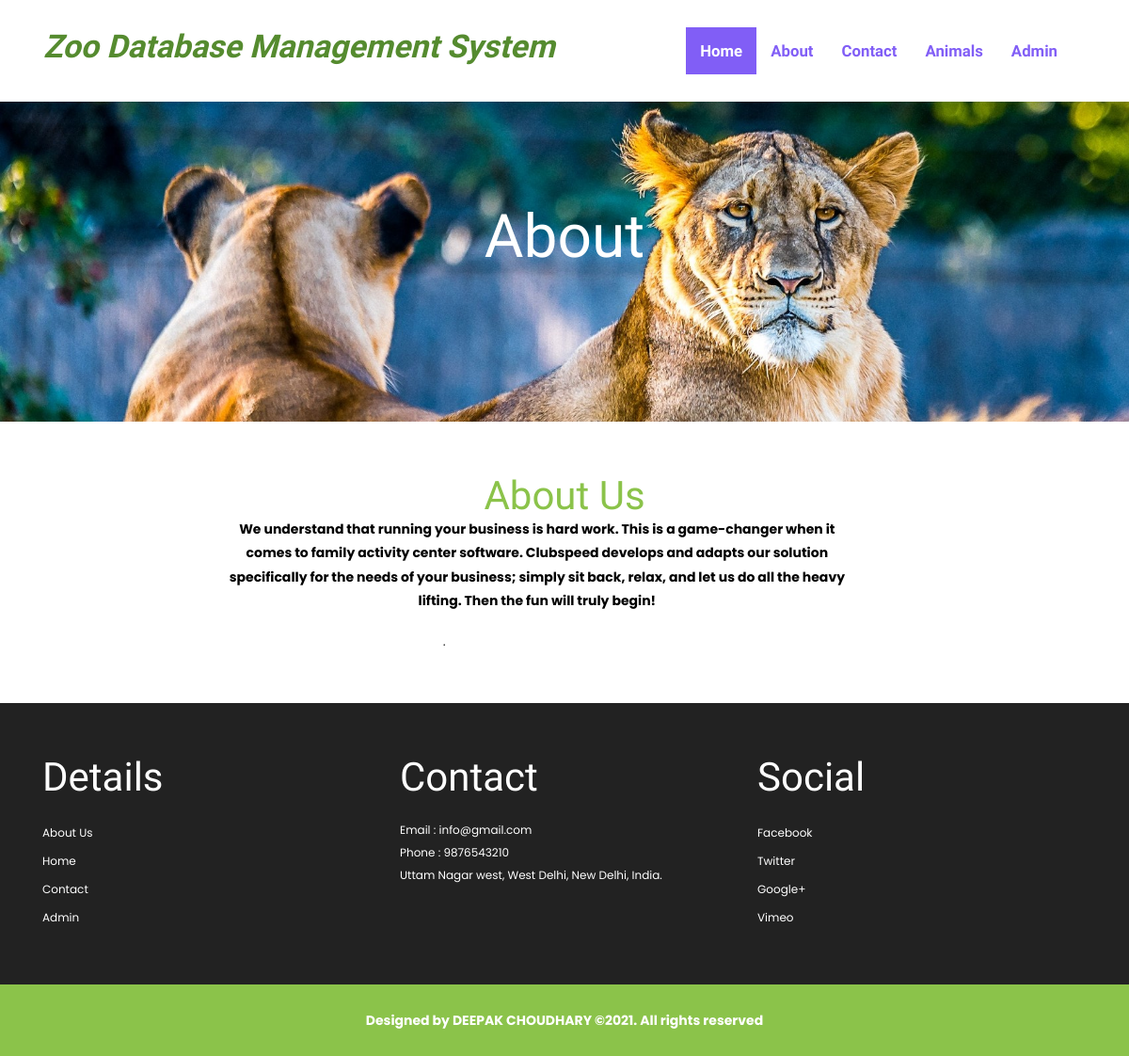
Page /about.php on the committed database.
### tables this page shows
CREATE TABLE `tblpage` (
  `ID` int(10) NOT NULL,
  `PageType` varchar(200) DEFAULT NULL,
  `PageTitle` varchar(200) DEFAULT NULL,
  `PageDescription` mediumtext DEFAULT NULL,
  `Email` varchar(200) DEFAULT NULL,
  `MobileNumber` bigint(10) DEFAULT NULL,
  `UpdationDate` timestamp NULL DEFAULT NULL ON UPDATE current_timestamp()
);

### about.php (the view, shortened to what this page needs)
<?php
include('includes/dbconnection.php');
?>
<!DOCTYPE HTML>
<html>
<head>
<link href="css/bootstrap.css" rel="stylesheet" type="text/css" media="all">
<link href="css/style.css" rel="stylesheet" type="text/css" media="all" />
</head>
<body>
		<?php include_once('includes/header.php');?>
		<div class="banner-header">
			<div class="container">
				<h2>about</h2>
			</div>
			</div>
	<div class="content">
			<div class="advantages">
					<div class="container">
						<?php
 $query=mysqli_query($con,"select * from  tblpage where PageType='aboutus'");
 while ($row=mysqli_fetch_array($query)) {
 ?>
						<div class="advantages-grids">
							<div class="col-md-12 advantage-grid">
								<div class="advantage">
								<h3><?php  echo $row['PageTitle'];?></h3>
								<div class="right-grid">
									<p><?php  echo $row['PageDescription'];?>.</p>
								</div>
							<div class="clearfix"></div>
							</div>
							</div>
								<div class="clearfix"></div>
							</div>
						</div><?php } ?>
					</div>
			 <?php include_once('includes/special.php');?>
			</div>
			<?php include_once('includes/footer.php');?>
</body>
</html>

### includes/special.php
<div class="specials-section">
					<div class="container">
						<div class="specials-grids">
							<div class="col-md-4 specials1">
								<h3> details</h3>
								<ul>
									<li><a href="about.php">About Us</a></li>
									<li><a href="index.php">Home</a></li>
									<li><a href="contact.php">Contact</a></li>
									<li><a href="admin/index.php">Admin</a></li>
								</ul>
							</div>
							<div class="col-md-4 specials1">
								<h3>contact</h3>
								<?php
 $query=mysqli_query($con,"select * from  tblpage where PageType='contactus'");
 while ($row=mysqli_fetch_array($query)) {
 ?>
								<address>
									<p>Email : <?php  echo $row['Email'];?></p>
								 <p>Phone : <?php  echo $row['MobileNumber'];?></p>
								 <p><?php  echo $row['PageDescription'];?></p>
								</address><?php } ?>
							</div>
							<div class="col-md-4 specials1">
								<h3>social</h3>
								<ul>
									<li><a href="#">facebook</a></li>
									<li><a href="#">twitter</a></li>
									<li><a href="#">google+</a></li>
									<li><a href="#">vimeo</a></li>
								</ul>
							</div>
							<div class="clearfix"></div>
						</div>
					</div>
				</div>

### css/style.css (style rules this page uses)
body a { transition: 0.5s all; -webkit-transition: 0.5s all; -moz-transition: 0.5s all; -o-transition: 0.5s all; -ms-transition: 0.5s all; }
h1, h2, h3, h4, h5, h6 { padding: 0 0; margin: 0 0; }
p { padding: 0 0; margin: 0 0; }
ul { padding: 0 0; margin: 0 0; }
body { padding: 0 0; margin: 0 0; font-family: 'Poppins'; }
.specials-section { padding: 4em 0; background: #222; }
.specials-section h3 { font-size: 3em; text-transform: capitalize; font-family: 'Amaranth'; color: #fff; margin-bottom: 0.5em; }
.specials1 p { font-size: 12px; line-height: 2em; color: #ffffff; }
.specials1 ul li { list-style-type: none; padding: 0.3em 0; }
.specials1 ul li a { font-size: 12px; text-decoration: none; line-height: 1.8em; color: #ffffff; list-style: none; text-transform: capitalize; }
.banner-header { background: url("../images/banner1.jpg")no-repeat 0px 0px; background-size: cover; height: 340px; text-align: center; padding: 4em 0 0; }
.banner-header h2 { font-size: 64px; padding: 53px; text-transform: capitalize; font-family: 'Amaranth'; color: #fff; }
.advantages { text-align: center; padding: 1em 0 4em; }
.right-grid { float: left; width: 77%; }
.advantages h3 { font-size: 3em; text-transform: capitalize; font-family: 'Amaranth'; text-align: center; color: #8bc34a; }
.advantages-grids { margin-top: 3em; }
.right-grid p { font-size: 1em; color: #000000; font-weight: bold; margin-left: 197px; line-height: 1.8em; }
@media (max-width:1440px) { .banner-header { min-height: 130px; } }

### rows in the picture
tblpage: PageTitle "About Us", PageDescription "We understand that running your business is hard work. This is a game-changer when it comes to family activity center software. Clubspeed develops and adapts our solution specifically for the needs of your business; simply sit back, relax, and let us do all the heavy lifting. Then the fun will truly begin!"
tblpage: Email "info@gmail.com", MobileNumber "9876543210", PageDescription "Uttam Nagar west, West Delhi, New Delhi, India."
